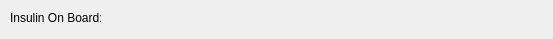
<?xml version="1.0" encoding="UTF-8"?>
<ui version="4.0">
 <class>InsulinGauge</class>
 <widget class="QWidget" name="InsulinGauge">
  <property name="geometry">
   <rect>
    <x>0</x>
    <y>0</y>
    <width>553</width>
    <height>39</height>
   </rect>
  </property>
  <property name="windowTitle">
   <string>Form</string>
  </property>
  <widget class="QLabel" name="InsulinLevel">
   <property name="geometry">
    <rect>
     <x>10</x>
     <y>10</y>
     <width>91</width>
     <height>16</height>
    </rect>
   </property>
   <property name="text">
    <string>Insulin On Board: </string>
   </property>
  </widget>
 </widget>
 <resources/>
 <connections/>
</ui>
